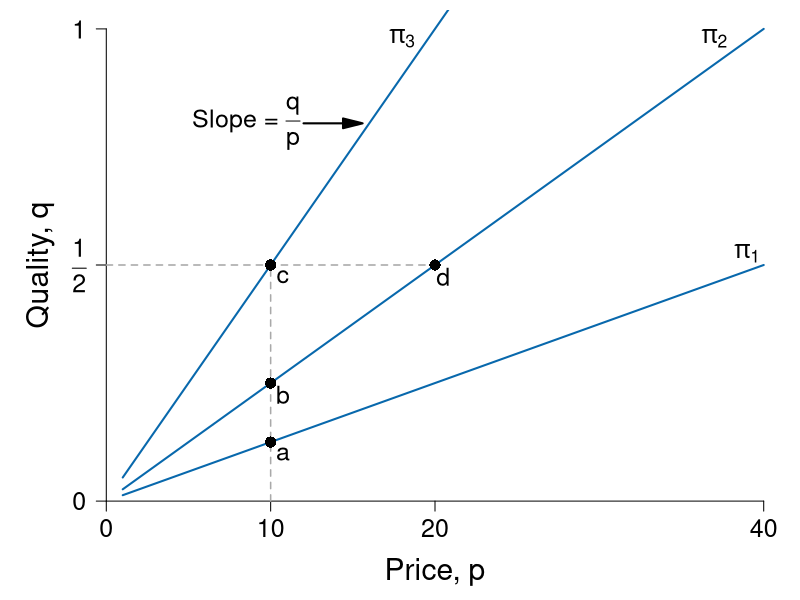

Reproduce this figure in R.
require(ggplot2)
require(shape)
pdf(file = "information_power/principal_isoprofit.pdf", width = 9, height = 7)

#Set parameters for graphics
axislabelsize <- 1.8
labelsize <- 1.5
namesize <- 1.8
annotatesize <- 1.5
graphlinewidth <- 2
segmentlinewidth <- 1.5

COL <- c("#7fc97f", "#beaed4", "#fdc086", "#ffff99", "#386cb0", "#f0027f", "#bf5b17", "#666666")
COLA <- c("#e0f3db", "#99d8c9","#66c2a4","#41ae76", "#238b45", "#005824")
COLB <- c("#c6dbef", "#4eb3d3", "#2b8cbe", "#0868ac","#084081")
COLC <- c("#fcfbfd", "#efedf5", "#dadaeb", "#bcbddc", "#9e9ac8", "#807dba", "#6a51a3", "#54278f", "#3f007d")


solowCondition <- function(p, delta = 5, slope = 8){
  (p*(1/(slope*delta)))
}

par(mar =  c(4, 4, 0.5, 0.5))
xlims <- c(0, 40)
ylims <- c(0, 1)


plot(0, 0, xlim = xlims, ylim = ylims, type = "n",
     xlab = "",
     ylab = "",
     xaxt = "n", yaxt = "n", cex.lab = axislabelsize, bty = "n")

npts <- 500 
npts2 <- 501
#Specify the sequences of points for graphing. 
xx1 <- seq(10, xlims[2], length.out = npts)
xx2 <- seq(1, xlims[2], length.out = npts)

#Draw the lines for the graphs
lines(xx2, solowCondition(xx2, delta = 5, slope = 4), col = COLB[4], lwd = graphlinewidth)
lines(xx2, solowCondition(xx2, delta = 5), col = COLB[4], lwd = graphlinewidth)
lines(xx2, solowCondition(xx2, delta = 5, slope = 16), col = COLB[4], lwd = graphlinewidth)

#Customize ticks and labels for the plot
ticksy <- c(0, 0.5, 1)
ylabels <- c(0, expression(paste(frac(1,2))), 1)
ticksx <- c(0, 10, 20, 40)
xlabels <- c(0, 10, 20, 40)
axis(1, at = ticksx, pos = 0, labels = xlabels, cex.axis = annotatesize)
axis(2, at = ticksy, pos = 0, labels = ylabels, las = 1, cex.axis = annotatesize)

mtext(expression(paste("Price, ", p)), side=1, line = 2.5, cex = axislabelsize)
text(-4, ylims[2] - 0.5*(ylims[2] - ylims[1]), expression(paste("Quality, ", q)), xpd = TRUE, cex = axislabelsize, srt = 90) 


#Annotation of the three graphs and the NE
text(18, 0.98, expression(paste(pi[3])), cex = annotatesize)
text(37, 0.98, expression(paste(pi[2])), cex = annotatesize)
text(39, 0.525, expression(paste(pi[1])), cex = annotatesize)

#Lines for the coordinates of the Nash equilbrium
segments(0, 0.5, 20, 0.5, lty = 2, col = "darkgray", lwd = segmentlinewidth)
segments(10, 0, 10, 0.5, lty = 2, col = "darkgray", lwd = segmentlinewidth)

#Add a point for the NE
points(20, 0.5, pch = 16, col = "black", cex = 1.5)
text(20 + 0.5, 0.5 - 0.025, expression(paste(d)), cex = annotatesize)

points(10, 0.5, pch = 16, col = "black", cex = 1.5)
text(10 + 0.75, 0.5 - 0.025, expression(paste(c)), cex = annotatesize)

points(10, 0.25, pch = 16, col = "black", cex = 1.5)
text(10 + 0.75, 0.25  - 0.025, expression(paste(b)), cex = annotatesize)

points(10, 0.125, pch = 16, col = "black", cex = 1.5)
text(10 + 0.75, 0.125 - 0.025, expression(paste(a)), cex = annotatesize)

#Arrow to Slope of BRF
# Arrows(14.2, 0.12, 12.2, 0.12, col = "black", lty = 1, lwd = 2, arr.type = "triangle")
# text(16.8, 0.12, expression(paste("Slope = ", q[p])))

#Arrow to Slope of isoprofit
Arrows(12, 0.80, 15, 0.80, col = "black", lty = 1, lwd = 2, arr.type = "triangle")
text(8.5, 0.80, expression(paste("Slope = ", frac(q, p))), cex = annotatesize)

dev.off()
